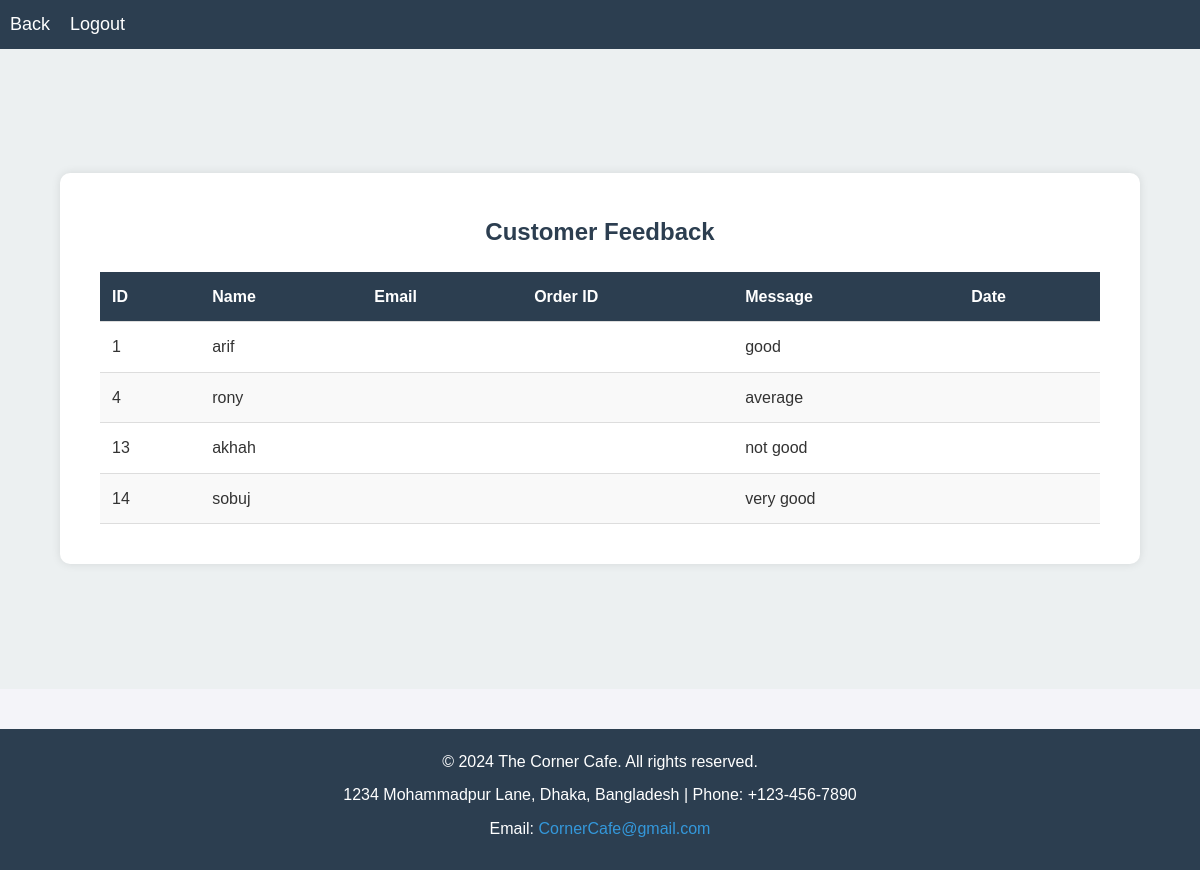
Page /feedBackV.php on the committed database.
### tables this page shows
CREATE TABLE `feedback` (
  `id` int(11) NOT NULL,
  `name` varchar(255) NOT NULL,
  `food_id` int(11) NOT NULL,
  `message` text NOT NULL
);

### feedBackV.php (the view, shortened to what this page needs)
<?php
include 'connect.php';
class Feedback {
    private $conn;
    public function __construct($dbConnection) {
        $this->conn = $dbConnection;
    }
    public function getAllFeedback() {
        $sql = "SELECT * FROM feedback";
        $result = $this->conn->query($sql);
        if ($result->num_rows > 0) {
            return $result;
        } else {
            return [];
        }
    }
}
$feedbackObj = new Feedback($conn);
$feedbacks = $feedbackObj->getAllFeedback();
?>
<!DOCTYPE html>
<html lang="en">
<head>
</head>
<body>
    <header>
        <nav>
            <ul>
                <li><a href="adminIndex.php">Back</a></li>
                <li><a href="logout.php">Logout</a></li>
            </ul>
        </nav>
    </header>
    <section class="feedback-section">
        <div class="feedback-container">
            <h1>Customer Feedback</h1>
            <table class="feedback-table">
                <thead>
                    <tr>
                        <th>ID</th>
                        <th>Name</th>
                        <th>Email</th>
                        <th>Order ID</th>
                        <th>Message</th>
                        <th>Date</th>
                    </tr>
                </thead>
                <tbody>
                    <?php
                    if (!empty($feedbacks)) {
                        while ($row = $feedbacks->fetch_assoc()) {
                            echo "<tr>";
                            echo "<td>" . $row['id'] . "</td>";
                            echo "<td>" . $row['name'] . "</td>";
                            echo "<td>" . $row['email'] . "</td>";
                            echo "<td>" . $row['order_id'] . "</td>";
                            echo "<td>" . $row['message'] . "</td>";
                            echo "<td>" . $row['created_at'] . "</td>";
                            echo "</tr>";
                        }
                    } else {
                        echo "<tr><td colspan='6'>No feedback available.</td></tr>";
                    }
                    ?>
                </tbody>
            </table>
        </div>
    </section>
    <footer>
        <p>&copy; 2024 The Corner Cafe. All rights reserved.</p>
        <p>1234 Mohammadpur Lane, Dhaka, Bangladesh | Phone: +123-456-7890</p>
        <p>Email: <a href="mailto:CornerCafe@gmail.com">CornerCafe@gmail.com</a></p>
    </footer>
</body>
</html>

### feedBackV.php (style rules this page uses)
* { margin: 0; padding: 0; box-sizing: border-box; }
body { font-family: Arial, sans-serif; background-color: #f4f4f9; color: #333; line-height: 1.6; }
a { text-decoration: none; color: #3498db; transition: color 0.3s ease; }
header { background-color: #2c3e50; padding: 10px; }
nav ul { list-style: none; display: flex; justify-content: flex-start; }
nav ul li { margin-right: 20px; }
nav ul li a { color: white; font-size: 18px; }
.feedback-section { display: flex; justify-content: center; align-items: center; min-height: 80vh; background-color: #ecf0f1; padding: 40px 0; }
.feedback-container { background-color: white; padding: 40px; border-radius: 10px; box-shadow: 0 0 10px rgba(0, 0, 0, 0.1); width: 90%; max-width: 1200px; }
.feedback-container h1 { text-align: center; margin-bottom: 20px; color: #2c3e50; }
.feedback-table { width: 100%; border-collapse: collapse; }
.feedback-table th, .feedback-table td { padding: 12px; border-bottom: 1px solid #ddd; text-align: left; }
.feedback-table th { background-color: #2c3e50; color: #fff; }
.feedback-table tr:nth-child(even) { background-color: #f9f9f9; }
footer { background-color: #2c3e50; color: white; padding: 20px; text-align: center; margin-top: 40px; }
footer p { margin-bottom: 8px; }
footer a { color: #3498db; }

### rows in the picture
feedback: id "1", name "arif", message "good"
feedback: id "4", name "rony", message "average"
feedback: id "13", name "akhah", message "not good"
feedback: id "14", name "sobuj", message "very good"
